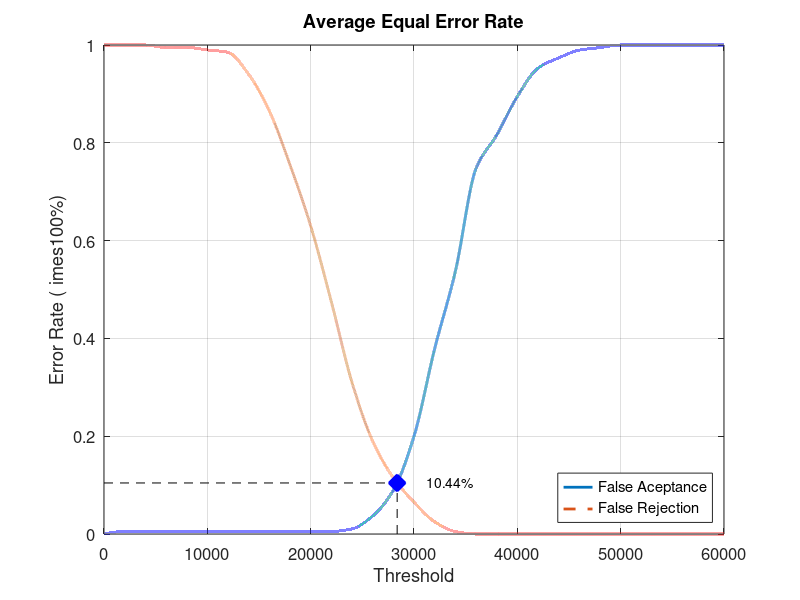
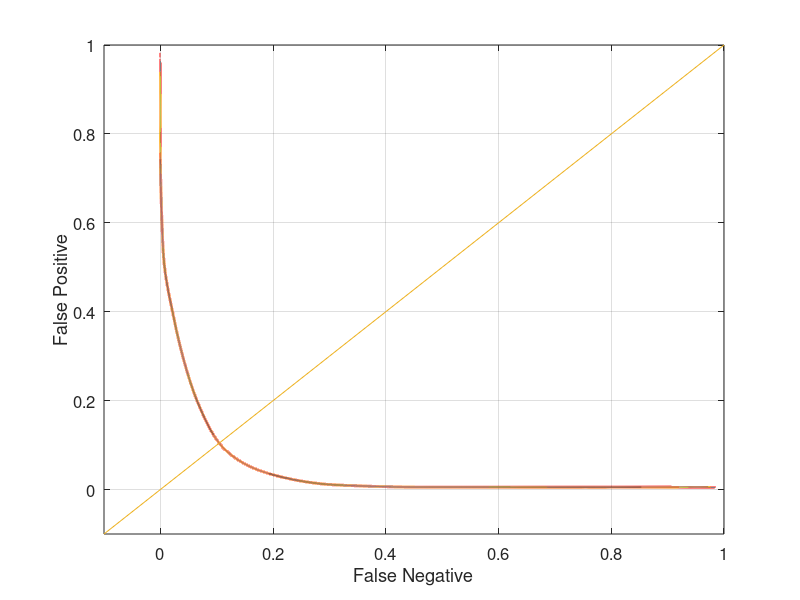

These figures' MATLAB source, in order:
close all;
clear;
clc;
x = 0:2000:60000;
xq = 0:0.5:60000;

y0 = [0 0.00526316 0.00526316 0.00526316 0.00526316 0.00526316 0.00526316 0.00526316 0.00526316 0.00526316 0.00526316 0.00526316 0.0105263 0.0368421 0.0894737 0.2 0.378947 0.536842 0.747368 0.815789 0.894737 0.952632 0.973684 0.989474 0.994737 1 1 1 1 1 1]
yy0 = interp1(x, y0, xq, 'pchip');
y1 = [1 1 1 0.995 0.995 0.99 0.985 0.94 0.865 0.755 0.63 0.475 0.31 0.19 0.115 0.065 0.025 0.005 0 0 0 0 0 0 0 0 0 0 0 0 0]
yy1 = interp1(x, y1, xq, 'pchip');

% Calculating EER: 
y2 = abs(y0 - y1);
find(y2 == min(y2))
yy2 = abs(yy0 - yy1);
xEER = find(yy2 == min(yy2));
xEERIndex = xq(xEER) % X-axis EER
yEER = yy0(xEER) % Y-axis EER

main = figure
plot(xq, yy0,'-','LineWidth', 2);	hold on
plot(xq, yy1,'--','LineWidth', 2);	hold on
plot([xEERIndex xEERIndex], [0 yEER], 'k--');	hold on
plot([0 xEERIndex], [yEER yEER], 'k--');	hold on
plot(xEERIndex, yEER, 'bx', 'LineWidth', 10);	hold on
text(xEERIndex + 10 * xEERIndex / 100, yEER, [num2str(round((10000 * yEER)) / 100) '%'])
legend('False Aceptance', 'False Rejection', 'Location', 'SouthEast')
xlabel('Threshold')
ylabel('Error Rate (	imes100%)')
title('Average Equal Error Rate')
set(gca, 'FontSize', 12)
axis([0 60000 0 1])
grid on

print(main, 'Database3_3Main', '-dpng');
FNRxFPR = figure('Color', [1 1 1]);
plot(yy1, yy0, '-', yy1, yy0, 'LineWidth', 2);
hold on
y = -0.1:0.1:1
plot(y, y); 
set(gca, 'FontSize', 12)
xlabel('False Negative')
ylabel('False Positive')
axis([-0.1 1 -0.1 1])
set(gca, 'FontSize', 12)
grid on

print(FNRxFPR, 'Database3_3FNRxFPR','-dpng');
